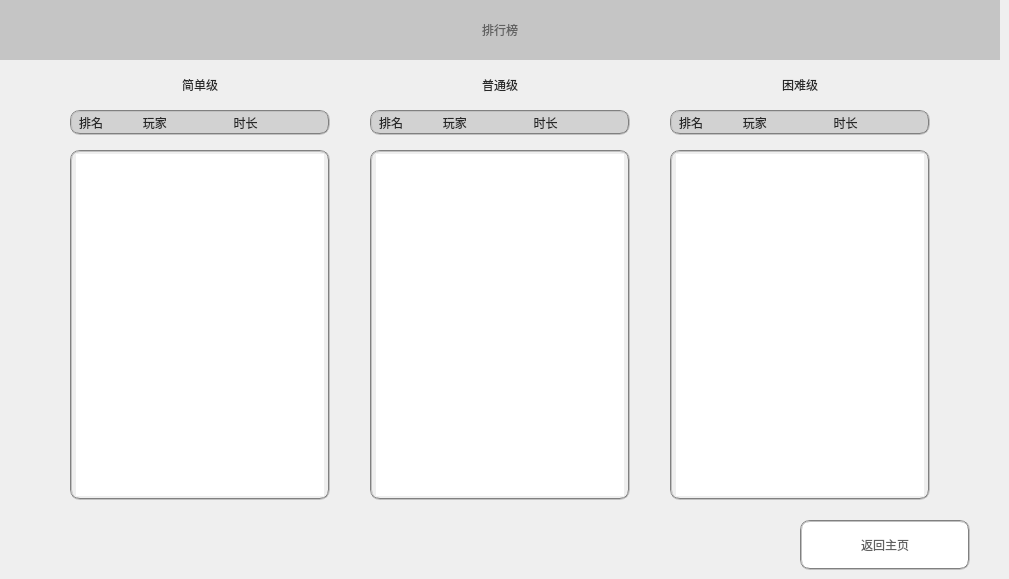
   <widget class="QWidget" name="rankingScene">
    <widget class="QListWidget" name="hardRanking">
     <property name="geometry">
      <rect>
       <x>670</x>
       <y>150</y>
       <width>260</width>
       <height>350</height>
      </rect>
     </property>
     <property name="styleSheet">
      <string notr="true">border:2px groove gray;
border-radius:10px;
padding:2px 4px;</string>
     </property>
    </widget>
    <widget class="QWidget" name="edge_2" native="true">
     <property name="geometry">
      <rect>
       <x>0</x>
       <y>0</y>
       <width>1000</width>
       <height>60</height>
      </rect>
     </property>
     <property name="styleSheet">
      <string notr="true">background-color: rgba(97, 97, 97, 0.3);</string>
     </property>
    </widget>
    <widget class="QListWidget" name="easyRanking">
     <property name="geometry">
      <rect>
       <x>70</x>
       <y>150</y>
       <width>260</width>
       <height>350</height>
      </rect>
     </property>
     <property name="styleSheet">
      <string notr="true">border:2px groove gray;
border-radius:10px;
padding:2px 4px;</string>
     </property>
    </widget>
    <widget class="QLabel" name="rankInfo3">
     <property name="geometry">
      <rect>
       <x>670</x>
       <y>110</y>
       <width>260</width>
       <height>25</height>
      </rect>
     </property>
     <property name="styleSheet">
      <string notr="true">color: rgb(39, 39, 39);
font: 9pt &quot;Microsoft YaHei UI&quot;;
background-color: rgba(97, 97, 97, 0.2);
border:2px groove gray;border-radius:10px;padding:2px 4px;</string>
     </property>
     <property name="text">
      <string>排名            玩家                    时长</string>
     </property>
    </widget>
    <widget class="QListWidget" name="mediumRanking">
     <property name="geometry">
      <rect>
       <x>370</x>
       <y>150</y>
       <width>260</width>
       <height>350</height>
      </rect>
     </property>
     <property name="styleSheet">
      <string notr="true">border:2px groove gray
;border-radius:10px
;padding:2px 4px;</string>
     </property>
    </widget>
    <widget class="QLabel" name="hardLabel">
     <property name="geometry">
      <rect>
       <x>760</x>
       <y>70</y>
       <width>80</width>
       <height>30</height>
      </rect>
     </property>
     <property name="styleSheet">
      <string notr="true">color: rgb(39, 39, 39);
font: 13pt &quot;Microsoft YaHei UI&quot;;</string>
     </property>
     <property name="text">
      <string>困难级</string>
     </property>
     <property name="alignment">
      <set>Qt::AlignCenter</set>
     </property>
    </widget>
    <widget class="QLabel" name="easyLabel">
     <property name="geometry">
      <rect>
       <x>160</x>
       <y>70</y>
       <width>80</width>
       <height>30</height>
      </rect>
     </property>
     <property name="styleSheet">
      <string notr="true">color: rgb(39, 39, 39);
font: 13pt &quot;Microsoft YaHei UI&quot;;</string>
     </property>
     <property name="text">
      <string>简单级</string>
     </property>
     <property name="alignment">
      <set>Qt::AlignCenter</set>
     </property>
    </widget>
    <widget class="QLabel" name="sceneTiltle_2">
     <property name="geometry">
      <rect>
       <x>410</x>
       <y>5</y>
       <width>180</width>
       <height>50</height>
      </rect>
     </property>
     <property name="styleSheet">
      <string notr="true">color: rgb(97, 97, 97);
font: 18pt &quot;Microsoft YaHei UI&quot;;</string>
     </property>
     <property name="text">
      <string>排行榜</string>
     </property>
     <property name="alignment">
      <set>Qt::AlignCenter</set>
     </property>
    </widget>
    <widget class="QLabel" name="rankInfo1">
     <property name="geometry">
      <rect>
       <x>70</x>
       <y>110</y>
       <width>260</width>
       <height>25</height>
      </rect>
     </property>
     <property name="styleSheet">
      <string notr="true">color: rgb(39, 39, 39);
font: 9pt &quot;Microsoft YaHei UI&quot;;
background-color: rgba(97, 97, 97, 0.2);
border:2px groove gray;border-radius:10px;padding:2px 4px;</string>
     </property>
     <property name="text">
      <string>排名            玩家                    时长</string>
     </property>
    </widget>
    <widget class="QPushButton" name="returnBtn_2">
     <property name="geometry">
      <rect>
       <x>800</x>
       <y>520</y>
       <width>170</width>
       <height>50</height>
      </rect>
     </property>
     <property name="styleSheet">
      <string notr="true">QPushButton{
color: rgb(97, 97, 97);
background-color: rgb(255, 255, 255);
border:2px groove gray;
border-radius:10px;
padding:2px 4px;
}
QPushButton:hover{
background-color: rgba(255, 255, 255, 0.2);
}
QPushButton:pressed{
background-color: rgba(95, 95, 95, 0.3);
border-color:rgba(255,255,255,0.3);
border-style:inset;
color:rgb(255, 255, 255);
}</string>
     </property>
     <property name="text">
      <string>返回主页</string>
     </property>
    </widget>
    <widget class="QLabel" name="mediumLabel">
     <property name="geometry">
      <rect>
       <x>460</x>
       <y>70</y>
       <width>80</width>
       <height>30</height>
      </rect>
     </property>
     <property name="styleSheet">
      <string notr="true">color: rgb(39, 39, 39);
font: 13pt &quot;Microsoft YaHei UI&quot;;</string>
     </property>
     <property name="text">
      <string>普通级</string>
     </property>
     <property name="alignment">
      <set>Qt::AlignCenter</set>
     </property>
    </widget>
    <widget class="QLabel" name="rankInfo2">
     <property name="geometry">
      <rect>
       <x>370</x>
       <y>110</y>
       <width>260</width>
       <height>25</height>
      </rect>
     </property>
     <property name="styleSheet">
      <string notr="true">color: rgb(39, 39, 39);
font: 9pt &quot;Microsoft YaHei UI&quot;;
background-color: rgba(97, 97, 97, 0.2);
border:2px groove gray;border-radius:10px;padding:2px 4px;</string>
     </property>
     <property name="text">
      <string>排名            玩家                    时长</string>
     </property>
    </widget>
   </widget>
